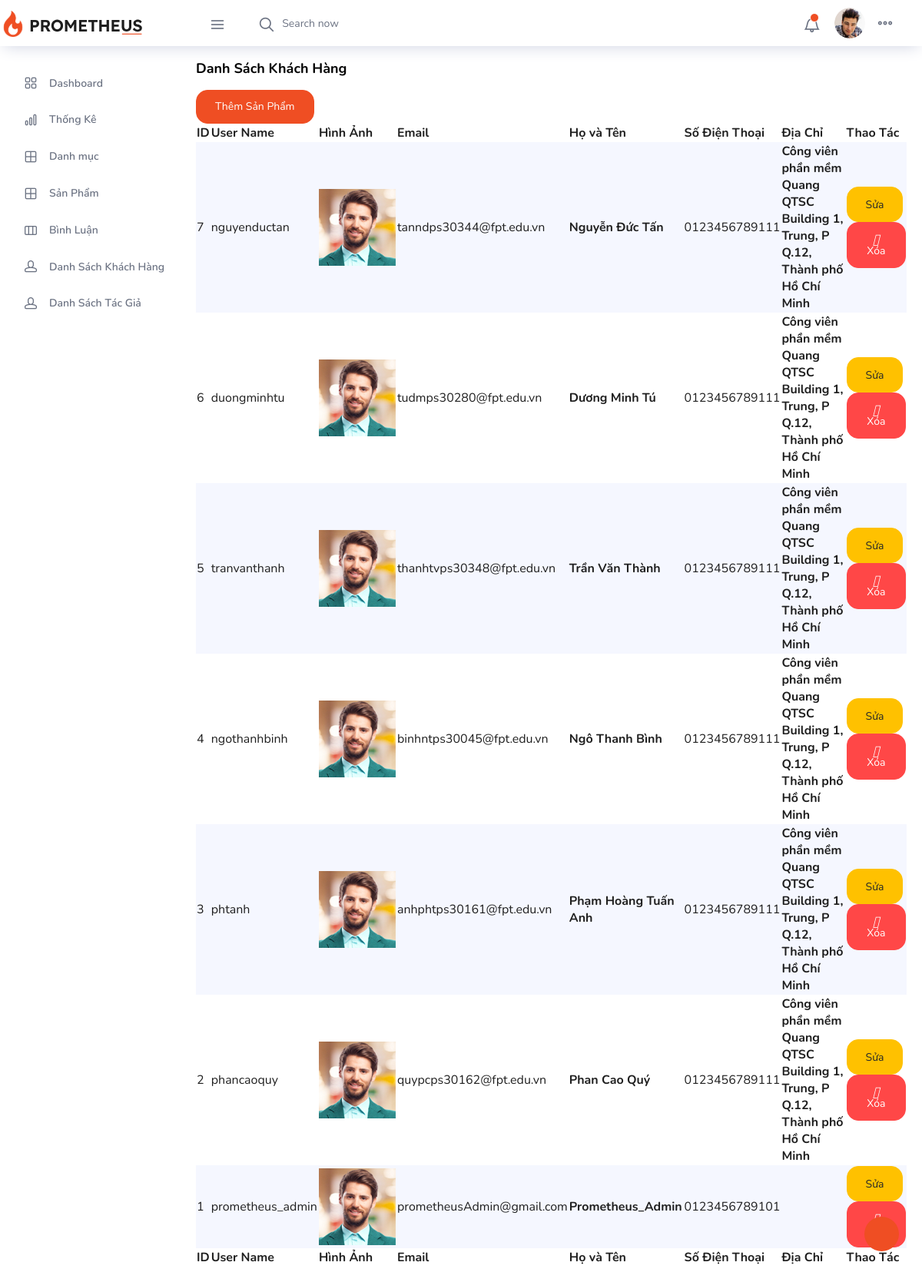
Page /admin/index.php?act=listUser on the committed database.
### tables this page shows
CREATE TABLE `users` (
  `id` int(11) NOT NULL,
  `usr_email` varchar(50) NOT NULL,
  `username` varchar(50) NOT NULL,
  `password` varchar(255) NOT NULL,
  `avatar` varchar(255) NOT NULL,
  `fullname` text NOT NULL,
  `phone` varchar(13) DEFAULT NULL,
  `usr_address` varchar(255) DEFAULT NULL,
  `is_admin` int(1) NOT NULL DEFAULT 0,
  `register_date` timestamp NOT NULL DEFAULT current_timestamp(),
  `updation_date` timestamp NOT NULL DEFAULT current_timestamp()
);

### models/pdo.php (called while the page is built, shortened)
<?php
function pdo_get_connection(){
    $dburl = "mysql:host=localhost;dbname=prometheus;charset=utf8";
    $username = 'root';
    $password = '';
    $conn = new PDO($dburl, $username, $password);
    $conn->setAttribute(PDO::ATTR_ERRMODE, PDO::ERRMODE_EXCEPTION);
    return $conn;
}
function pdo_query($sql){
    $sql_args = array_slice(func_get_args(), 1);
    try{
        $conn = pdo_get_connection();
        $stmt = $conn->prepare($sql);
        $stmt->execute($sql_args);
        $rows = $stmt->fetchAll();
        return $rows;
    }
    catch(PDOException $e){
        throw $e;
    }
    finally{
        unset($conn);
    }
}

### models/func_user.php (called while the page is built, shortened)
<?php
function load_All_users()
{
    $sql = "SELECT * FROM users order by id desc";
    $list_users = pdo_query($sql);
    return $list_users;
}

### admin/auth/listUser.php (the view)
<div class="row">
  <div class="col-lg-12 ">
    <div class="card">
      <div class="card-body">
        <h4 class="card-title">Danh Sách Khách Hàng</h4>
        <a href="index.php?act=addProduct"><button type="button" class="btn btn-primary">Thêm Sản Phẩm</button></a>
        <div class="table-responsive">
          <table class="table-striped">
            <thead>
              <tr>
                <th>ID</th>
                <th>User Name</th>
                <th>Hình Ảnh</th>
                <th>Email</th>
                <th>Họ và Tên</th>
                <th>Số Điện Thoại</th>
                <th>Địa Chỉ</th>
                <th>Thao Tác</th>
              </tr>
            </thead>
            <tbody>
              <?php
              foreach ($listUsers as $users) {
                extract($users);
                $updateUsers = "index.php?act=updateUsers&id=" . $id;
                $delUsers = "index.php?act=delUsers&id=" . $id;
                echo '
                <tr>
                  <td>' . $id . '</td>
                  <td>' . $username . '</td>
                  <td class="py-1"> <img src="../images/faces/face1.jpg" alt="image" /> </td>
                  <td>' . $usr_email . '</td>
                  <th>' . $fullname . '</th>
                  <td>' . $phone . '</td>
                  <th>' . $usr_address . '</th>
                  <td>
                    <a href="' . $updateUsers . '" class="btn btn-warning"><i class="fa-solid fa-pen-to-square"></i> Sửa</a>
                    <a href="' . $delUsers . '" class="btn btn-danger"><i class="fa-solid fa-trash"></i> Xóa</a></td>
              </tr>';
              }
              ?>
            </tbody>
            <tfoot>
            <tr>
            <th>ID</th>
                <th>User Name</th>
                <th>Hình Ảnh</th>
                <th>Email</th>
                <th>Họ và Tên</th>
                <th>Số Điện Thoại</th>
                <th>Địa Chỉ</th>
                <th>Thao Tác</th>
              </tr>
            </tfoot>
          </table>
        </div>
      </div>
    </div>
  </div>
</div>

### admin/header.php (shortened to what this page needs)
<!DOCTYPE html>
<html lang="en">
<head>
  <link rel="stylesheet" href="https://cdnjs.cloudflare.com/ajax/libs/font-awesome/5.15.4/css/all.min.css" />
  <link rel="stylesheet" href="public/vendors/feather/feather.css">
  <link rel="stylesheet" href="public/vendors/ti-icons/css/themify-icons.css">
  <link rel="stylesheet" href="public/vendors/css/vendor.bundle.base.css">
  <link rel="stylesheet" href="public/vendors/datatables.net-bs4/dataTables.bootstrap4.css">
  <link rel="stylesheet" href="public/vendors/ti-icons/css/themify-icons.css">
  <link rel="stylesheet" type="text/css" href="public/js/select.dataTables.min.css">
  <link rel="stylesheet" href="public/css/vertical-layout-light/style.css">
</head>
<body>
  <div class="container-scroller">
    <nav class="navbar col-lg-12 col-12 p-0 fixed-top d-flex flex-row">
      <div class="text-center navbar-brand-wrapper d-flex align-items-center justify-content-center">
        <a class="navbar-brand brand-logo mr-5" href="index.php"><img src="images/prometheus.svg" class="mr-2" alt="logo" /></a>
      </div>
      <div class="navbar-menu-wrapper d-flex align-items-center justify-content-end">
        <button class="navbar-toggler navbar-toggler align-self-center" type="button" data-toggle="minimize">
          <span class="icon-menu"></span>
        </button>
        <ul class="navbar-nav mr-lg-2">
          <li class="nav-item nav-search d-none d-lg-block">
            <div class="input-group">
              <div class="input-group-prepend hover-cursor" id="navbar-search-icon">
                <span class="input-group-text" id="search">
                  <i class="icon-search"></i>
                </span>
              </div>
              <input type="text" class="form-control" id="navbar-search-input" placeholder="Search now" aria-label="search" aria-describedby="search">
            </div>
          </li>
        </ul>
        <ul class="navbar-nav navbar-nav-right">
          <li class="nav-item dropdown">
            <a class="nav-link count-indicator dropdown-toggle" id="notificationDropdown" href="#" data-toggle="dropdown">
              <i class="icon-bell mx-0"></i>
              <span class="count"></span>
            </a>
          </li>
          <li class="nav-item nav-profile dropdown">
            <a class="nav-link dropdown-toggle" href="#" data-toggle="dropdown" id="profileDropdown">
              <img src="images/faces/face28.jpg" alt="profile" />
            </a>
          </li>
          <li class="nav-item nav-settings d-none d-lg-flex">
            <a class="nav-link" href="#">
              <i class="icon-ellipsis"></i>
            </a>
          </li>
        </ul>
      </div>
    </nav>
    <div class="container-fluid page-body-wrapper">
      <div class="theme-setting-wrapper">
        <div id="settings-trigger"><i class="ti-settings"></i></div>
      </div>
      <nav class="sidebar sidebar-offcanvas" id="sidebar">
        <ul class="nav">
          <li class="nav-item">
            <a class="nav-link" href="index.php">
              <i class="icon-grid menu-icon"></i>
              <span class="menu-title">Dashboard</span>
            </a>
          </li>
          <li class="nav-item">
            <a class="nav-link" href="index.php?act=listCharts" aria-expanded="false" aria-controls="charts">
              <i class="icon-bar-graph menu-icon"></i>
              <span class="menu-title">Thống Kê</span>
            </a>
          </li>
          <li class="nav-item">
            <a class="nav-link" data-toggle="collapse" href="#tables" aria-expanded="false" aria-controls="tables">
              <i class="icon-grid-2 menu-icon"></i>
              <span class="menu-title">Danh mục</span>
              <i class="menu-arrow"></i>
            </a>
          </li>
          <li class="nav-item">
            <a class="nav-link" href="index.php?act=listProduct" aria-expanded="false" aria-controls="tables">
              <i class="icon-grid-2 menu-icon"></i>
              <span class="menu-title">Sản Phẩm</span>
            </a>
          </li>
          <li class="nav-item">
            <a class="nav-link" href="index.php?act=listComment" aria-expanded="false" aria-controls="tables">
              <i class="icon-columns menu-icon"></i>
              <span class="menu-title">Bình Luận</span>
            </a>
          </li>
          <li class="nav-item">
            <a class="nav-link" href="index.php?act=listUser" aria-expanded="false" aria-controls="auth">
              <i class="icon-head menu-icon"></i>
              <span class="menu-title">Danh Sách Khách Hàng</span>
            </a>
          </li>
          <li class="nav-item">
            <a class="nav-link" href="index.php?act=listAuthor" aria-expanded="false" aria-controls="auth">
              <i class="icon-head menu-icon"></i>
              <span class="menu-title">Danh Sách Tác Giả</span>
            </a>
          </li>
        </ul>
      </nav>
</body>
</html>

### admin/index.php (shortened to what this page needs)
<?php
include "../models/pdo.php";
include "../models/func_user.php";
include "header.php";
if (isset($_GET['act'])) {
    $act = $_GET['act'];
    switch ($act) {
        case 'listUser':
            $listUsers = load_All_users();
            include "auth/listUser.php";
            break;
    }
} else {
    include "home.php";
}

### rows in the picture
users: id "7", username "nguyenductan", usr_email "tanndps30344@fpt.edu.vn", fullname "Nguyễn Đức Tấn", phone "0123456789111", usr_address "Công viên phần mềm Quang QTSC Building 1, Trung, P Q.12, Thành phố Hồ Chí Minh"
users: id "6", username "duongminhtu", usr_email "tudmps30280@fpt.edu.vn", fullname "Dương Minh Tú", phone "0123456789111", usr_address "Công viên phần mềm Quang QTSC Building 1, Trung, P Q.12, Thành phố Hồ Chí Minh"
users: id "5", username "tranvanthanh", usr_email "thanhtvps30348@fpt.edu.vn", fullname "Trần Văn Thành", phone "0123456789111", usr_address "Công viên phần mềm Quang QTSC Building 1, Trung, P Q.12, Thành phố Hồ Chí Minh"
users: id "4", username "ngothanhbinh", usr_email "binhntps30045@fpt.edu.vn", fullname "Ngô Thanh Bình", phone "0123456789111", usr_address "Công viên phần mềm Quang QTSC Building 1, Trung, P Q.12, Thành phố Hồ Chí Minh"
users: id "3", username "phtanh", usr_email "anhphtps30161@fpt.edu.vn", fullname "Phạm Hoàng Tuấn Anh", phone "0123456789111", usr_address "Công viên phần mềm Quang QTSC Building 1, Trung, P Q.12, Thành phố Hồ Chí Minh"
users: id "2", username "phancaoquy", usr_email "quypcps30162@fpt.edu.vn", fullname "Phan Cao Quý", phone "0123456789111", usr_address "Công viên phần mềm Quang QTSC Building 1, Trung, P Q.12, Thành phố Hồ Chí Minh"
users: id "1", username "prometheus_admin", usr_email "prometheusAdmin@gmail.com", fullname "Prometheus_Admin", phone "0123456789101"
